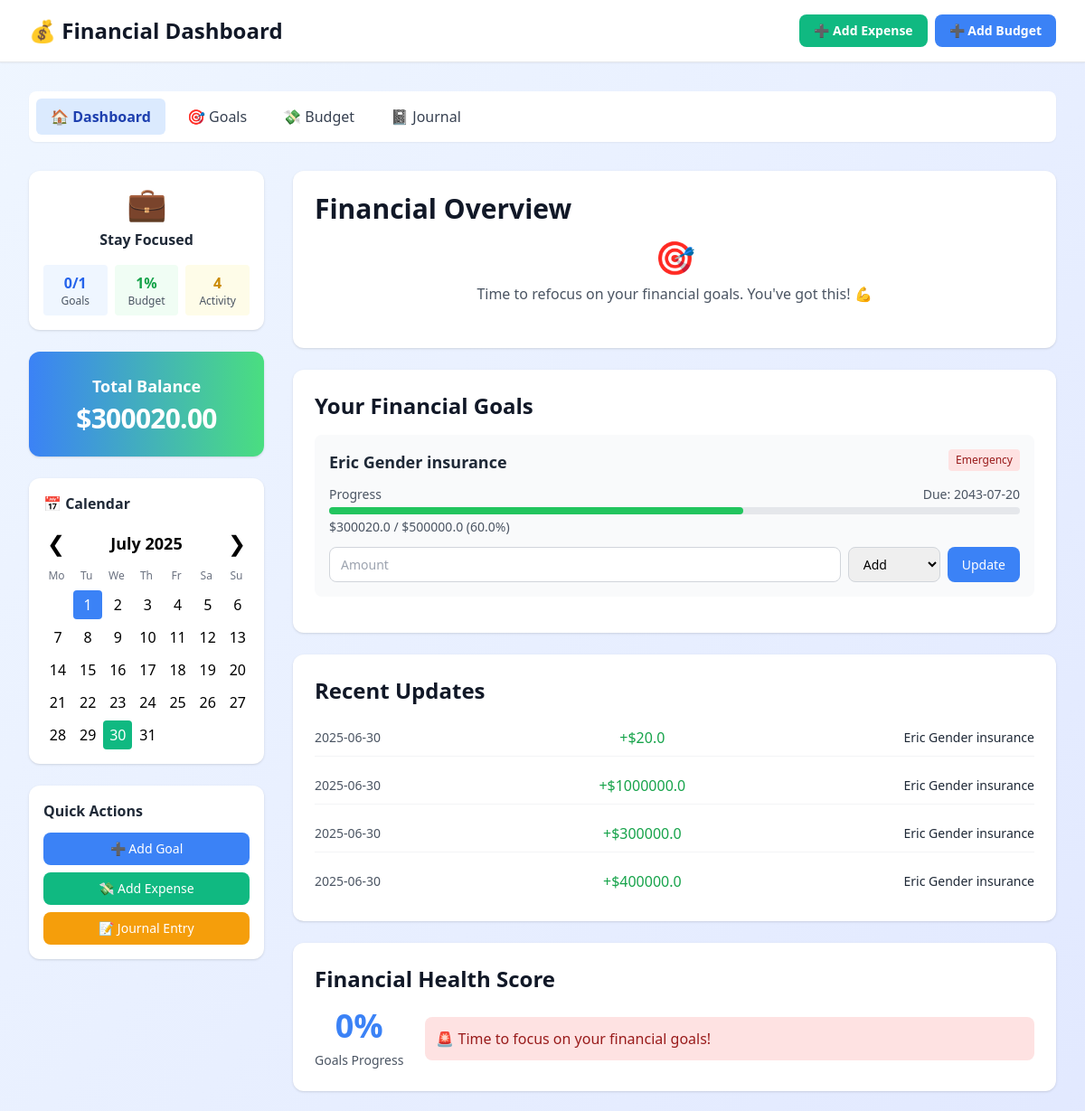
Before: / (upper part) with the older database file.
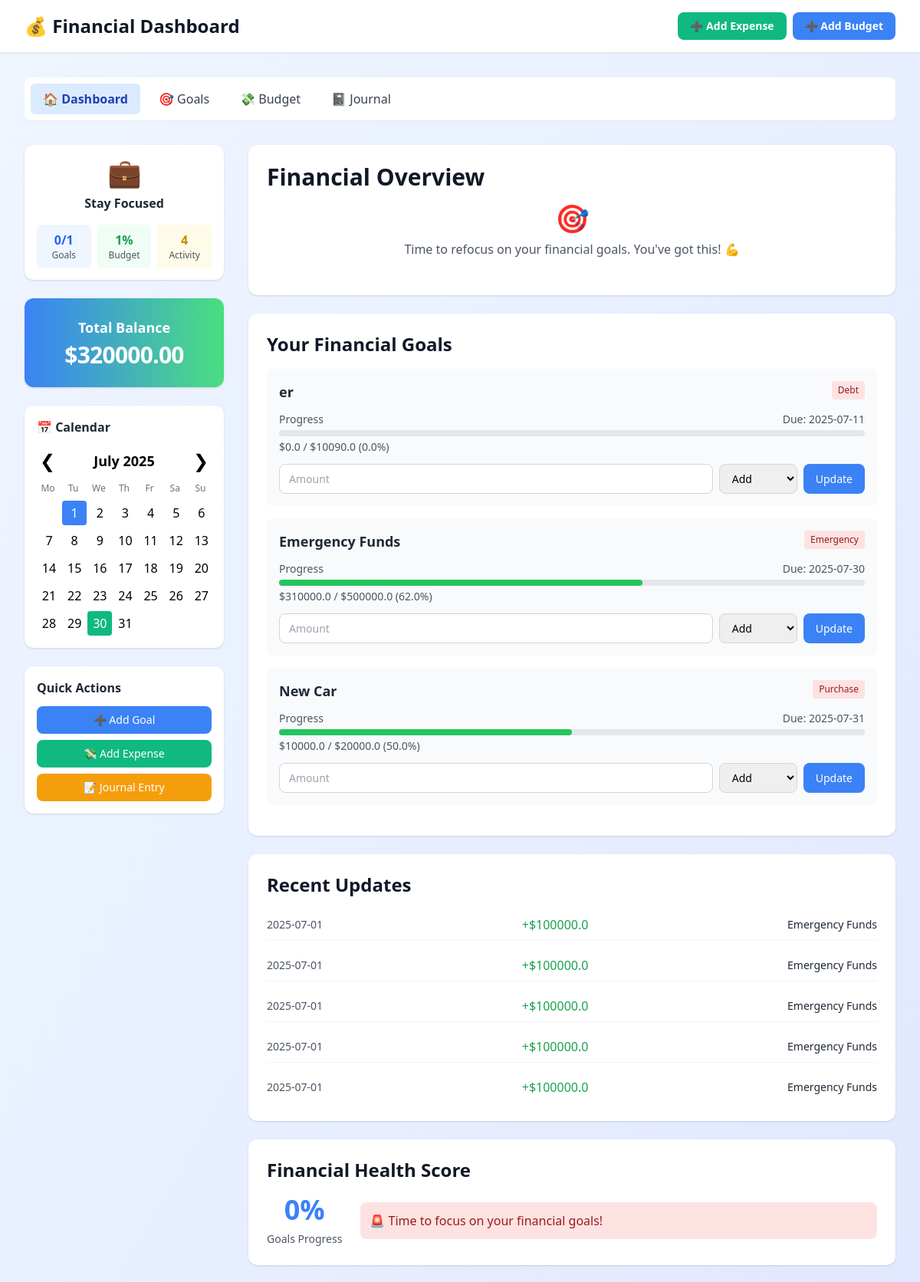
After: the same page with the newer database file.
### tables this page shows
CREATE TABLE financial_goals (
            id INTEGER PRIMARY KEY AUTOINCREMENT,
            name TEXT NOT NULL,
            target_amount REAL NOT NULL,
            current_amount REAL DEFAULT 0,
            deadline TEXT NOT NULL,
            category TEXT NOT NULL,
            description TEXT,
            created_at DATETIME DEFAULT CURRENT_TIMESTAMP
        );

CREATE TABLE transactions (
            id INTEGER PRIMARY KEY AUTOINCREMENT,
            goal_id INTEGER NOT NULL,
            amount REAL NOT NULL,
            type TEXT NOT NULL,  -- 'deposit' or 'withdrawal'
            date TEXT NOT NULL,
            note TEXT,
            FOREIGN KEY(goal_id) REFERENCES financial_goals(id)
        );

### app.py (the view)
@app.route('/')
def home():
    today = datetime.now().strftime('%Y-%m-%d')
    with sqlite3.connect('finance.db') as conn:
        cursor = conn.cursor()
        cursor.execute("""
            SELECT g.*,
                   (SELECT COUNT(*) FROM transactions WHERE goal_id = g.id) as transaction_count,
                   (g.current_amount / g.target_amount * 100) as progress_percent
            FROM financial_goals g
            ORDER BY deadline ASC
        """)
        goals = cursor.fetchall()
        total_balance = sum(goal[3] for goal in goals)  # goal[3] is current_amount
        cursor.execute("""
            SELECT t.date, t.amount, t.type, g.name
            FROM transactions t
            JOIN financial_goals g ON t.goal_id = g.id
            ORDER BY t.date DESC LIMIT 5
        """)
        recent_transactions = cursor.fetchall()
        current_month = today[:7]
        cursor.execute("""
            SELECT DISTINCT strftime('%d', date)
            FROM journal
            WHERE strftime('%Y-%m', date) = ?
        """, (current_month,))
        days_with_entries = [int(day[0]) for day in cursor.fetchall()]
        current_month = today[:7]
        cursor.execute("""
            SELECT b.category, b.planned_amount,
                   COALESCE(SUM(e.amount), 0) as spent_amount,
                   (COALESCE(SUM(e.amount), 0) / b.planned_amount * 100) as spent_percent
            FROM budgets b
            LEFT JOIN expenses e ON b.id = e.budget_id
            WHERE b.month = ?
            GROUP BY b.id, b.category, b.planned_amount
        """, (current_month,))
        budget_overview = cursor.fetchall()
        total_goals = len(goals)
        completed_goals = sum(1 for goal in goals if goal[3] >= goal[2])
        goal_score = (completed_goals / total_goals * 100) if total_goals > 0 else 0
    return render_template('index.html',
                          goals=goals,
                          transactions=recent_transactions,
                          budget_overview=budget_overview,
                          goal_score=goal_score,
                          entry_days=days_with_entries,
                          current_date=today,
                          total_balance=total_balance)

### templates/index.html (shortened to what the changed rows need)
<!DOCTYPE html>
<html lang="en">
<head>
    <script src="https://cdn.tailwindcss.com"></script>
</head>
<body class="bg-gradient-to-br from-blue-50 to-indigo-100 min-h-screen">
    <div class="bg-white shadow-sm border-b">
        <div class="max-w-7xl mx-auto px-4 sm:px-6 lg:px-8">
            <div class="flex justify-between items-center py-4">
                <h1 class="text-2xl font-bold text-gray-900 flex items-center gap-2">
                    💰 Financial Dashboard
                </h1>
            </div>
        </div>
    </div>
    <div class="max-w-7xl mx-auto px-4 sm:px-6 lg:px-8 py-8">
        <div class="grid grid-cols-1 lg:grid-cols-4 gap-8">
            <aside class="lg:col-span-1">
                <div class="bg-gradient-to-r from-blue-500 to-green-400 text-white rounded-xl shadow p-6 mb-6 flex flex-col items-center">
                    <div class="text-lg font-semibold mb-1">Total Balance</div>
                    <div class="text-3xl font-extrabold tracking-tight">${{ '%.2f' % (total_balance | default(0) | float) }}</div>
                </div>
            </aside>
            <main class="lg:col-span-3">
                <div class="bg-white rounded-xl shadow p-6 mb-6">
                    <h2 class="text-3xl font-bold text-gray-900 mb-4">Financial Overview</h2>
                </div>
                <section class="bg-white rounded-xl shadow p-6 mb-6">
                    <h2 class="text-2xl font-bold text-gray-900 mb-4">Your Financial Goals</h2>
                    <div id="goals-container">
                        {% if goals %}
                        {% for goal in goals %}
                        <div class="goal-card bg-gray-50 p-4 rounded-lg mb-4">
                            <div class="flex justify-between items-start mb-3">
                                <h3 class="text-lg font-semibold text-gray-800">{{ goal[1] }}</h3>
                                <span class="px-2 py-1 bg-red-100 text-red-800 text-xs font-medium rounded">{{ goal[5]|title }}</span>
                            </div>
                            <div class="mb-3">
                                <div class="flex justify-between text-sm text-gray-600 mb-1">
                                    <span>Progress</span>
                                    <span>Due: {{ goal[4] }}</span>
                                </div>
                                <div class="w-full bg-gray-200 rounded-full h-2">
                                    <div class="progress-fill bg-green-500 h-2 rounded-full" style="width: {{ (goal[3]/goal[2]*100)|round(1) }}%"></div>
                                </div>
                                <div class="text-sm text-gray-600 mt-1">${{ goal[3]|round(2) }} / ${{ goal[2]|round(2) }} ({{ (goal[3]/goal[2]*100)|round(1) }}%)</div>
                            </div>
                            <form class="update-form flex gap-2" data-goal-id="{{ goal[0] }}">
                                <input type="number" step="0.01" name="amount" placeholder="Amount"
                                       class="flex-1 px-3 py-2 border border-gray-300 rounded-lg text-sm" required>
                                <select name="type" class="px-3 py-2 border border-gray-300 rounded-lg text-sm" required>
                                    <option value="deposit">Add</option>
                                </select>
                                <button type="submit" class="bg-primary text-white px-4 py-2 rounded-lg text-sm font-medium hover:bg-blue-600">
                                    Update
                                </button>
                            </form>
                        </div>
                        {% endfor %}
                        {% else %}
                        <div class="text-center text-gray-500">No financial goals yet.</div>
                        {% endif %}
                    </div>
                </section>
                <section class="bg-white rounded-xl shadow p-6 mb-6">
                    <h2 class="text-2xl font-bold text-gray-900 mb-4">Recent Updates</h2>
                    <div class="space-y-3" id="transactions-list">
                        {% if transactions %}
                        {% for tx in transactions %}
                        <div class="flex justify-between items-center py-2 border-b border-gray-100{% if loop.last %} border-b-0{% endif %}">
                            <span class="text-sm text-gray-600">{{ tx[0] }}</span>
                            <span class="font-medium {% if tx[1] >= 0 %}text-green-600{% else %}text-red-600{% endif %}">
                                {% if tx[1] >= 0 %}+{% endif %}${{ tx[1]|abs|round(2) }}
                            </span>
                            <span class="text-sm text-gray-800">{{ tx[3] }}</span>
                        </div>
                        {% endfor %}
                        {% else %}
                        <div class="text-center text-gray-500">No recent transactions.</div>
                        {% endif %}
                    </div>
                </section>
                <section class="bg-white rounded-xl shadow p-6 mb-6">
                    <h2 class="text-2xl font-bold text-gray-900 mb-4">Financial Health Score</h2>
                </section>
            </main>
        </div>
    </div>
</body>
</html>

Changed rows visible on the page:
removed financial_goals: name "Eric Gender insurance", category "Emergency", deadline "2043-07-20", current_amount "300020.0", target_amount "500000.0", (goal[3]/goal[2]*100)|round(1) "60.0"
removed transactions: date "2025-06-30", amount "20.0", name "Eric Gender insurance"
removed transactions: date "2025-06-30", amount "1000000.0", name "Eric Gender insurance"
removed transactions: date "2025-06-30", amount "300000.0", name "Eric Gender insurance"
removed transactions: date "2025-06-30", amount "400000.0", name "Eric Gender insurance"
added financial_goals: name "er", category "Debt", deadline "2025-07-11", current_amount "0.0", target_amount "10090.0", (goal[3]/goal[2]*100)|round(1) "0.0"
added financial_goals: name "Emergency Funds", category "Emergency", deadline "2025-07-30", current_amount "310000.0", target_amount "500000.0", (goal[3]/goal[2]*100)|round(1) "62.0"
added financial_goals: name "New Car", category "Purchase", deadline "2025-07-31", current_amount "10000.0", target_amount "20000.0", (goal[3]/goal[2]*100)|round(1) "50.0"
added transactions: date "2025-07-01", amount "100000.0", name "Emergency Funds"
added transactions: date "2025-07-01", amount "100000.0", name "Emergency Funds"
added transactions: date "2025-07-01", amount "100000.0", name "Emergency Funds"
added transactions: date "2025-07-01", amount "100000.0", name "Emergency Funds"
added transactions: date "2025-07-01", amount "100000.0", name "Emergency Funds"
Other visible differences:
{{ '%.2f' % (total_balance | default(0) | float) }}: "300020.00" → "320000.00"
